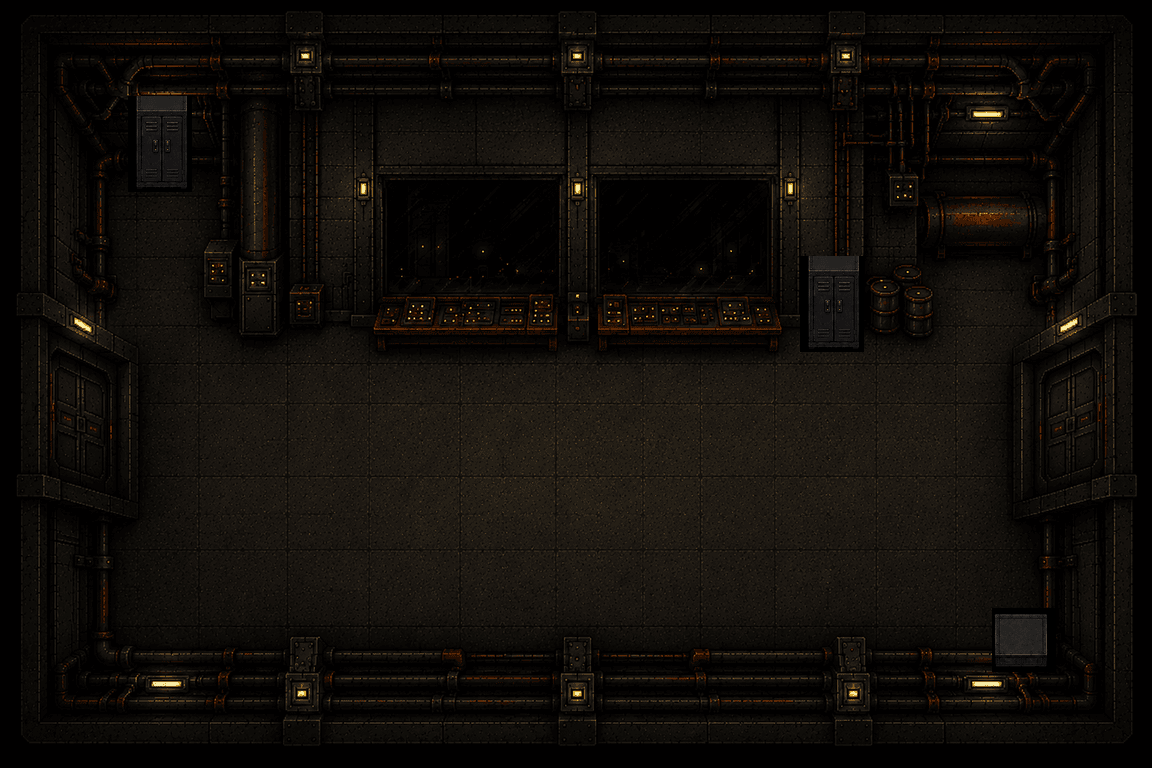

Tiled map render using the project's own tile images. Description and the whole map definition, tile-layer contents included, below:
An orthogonal 36x24 tile map with 32x32 px tiles, 1 tile layer (Tile Layer 1), 2 tilesets and 11 objects (6x wall, 3x locker, backDoor, mainDoor).

<map version="1.10" tiledversion="1.11.2" orientation="orthogonal" renderorder="right-down" width="36" height="24" tilewidth="32" tileheight="32" infinite="0" nextlayerid="3" nextobjectid="12">
 <tileset firstgid="1" source="../tilesets/ridgeBackground.tsx" />
 <tileset firstgid="865" source="../tilesets/darkLockers.tsx" />
 <layer id="1" name="Tile Layer 1" width="36" height="24">
  <data encoding="csv">
1,2,3,4,5,6,7,8,9,10,11,12,13,14,15,16,17,18,19,20,21,22,23,24,25,26,27,28,29,30,31,32,33,34,35,36,
37,38,39,40,41,42,43,44,45,46,47,48,49,50,51,52,53,54,55,56,57,58,59,60,61,62,63,64,65,66,67,68,69,70,71,72,
73,74,75,76,77,78,79,80,81,82,83,84,85,86,87,88,89,90,91,92,93,94,95,96,97,98,99,100,101,102,103,104,105,106,107,108,
109,110,111,112,885,886,115,116,117,118,119,120,121,122,123,124,125,126,127,128,129,130,131,132,133,134,135,136,137,138,139,140,141,142,143,144,
145,146,147,148,903,904,151,152,153,154,155,156,157,158,159,160,161,162,163,164,165,166,167,168,169,170,171,172,173,174,175,176,177,178,179,180,
181,182,183,184,921,922,187,188,189,190,191,192,193,194,195,196,197,198,199,200,201,202,203,204,205,206,207,208,209,210,211,212,213,214,215,216,
217,218,219,220,221,222,223,224,225,226,227,228,229,230,231,232,233,234,235,236,237,238,239,240,241,242,243,244,245,246,247,248,249,250,251,252,
253,254,255,256,257,258,259,260,261,262,263,264,265,266,267,268,269,270,271,272,273,274,275,276,277,278,279,280,281,282,283,284,285,286,287,288,
289,290,291,292,293,294,295,296,297,298,299,300,301,302,303,304,305,306,307,308,309,310,311,312,313,885,886,316,317,318,319,320,321,322,323,324,
325,326,327,328,329,330,331,332,333,334,335,336,337,338,339,340,341,342,343,344,345,346,347,348,349,903,904,352,353,354,355,356,357,358,359,360,
361,362,363,364,365,366,367,368,369,370,371,372,373,374,375,376,377,378,379,380,381,382,383,384,385,921,922,388,389,390,391,392,393,394,395,396,
397,398,399,400,401,402,403,404,405,406,407,408,409,410,411,412,413,414,415,416,417,418,419,420,421,422,423,424,425,426,427,428,429,430,431,432,
433,434,435,436,437,438,439,440,441,442,443,444,445,446,447,448,449,450,451,452,453,454,455,456,457,458,459,460,461,462,463,464,465,466,467,468,
469,470,471,472,473,474,475,476,477,478,479,480,481,482,483,484,485,486,487,488,489,490,491,492,493,494,495,496,497,498,499,500,501,502,503,504,
505,506,507,508,509,510,511,512,513,514,515,516,517,518,519,520,521,522,523,524,525,526,527,528,529,530,531,532,533,534,535,536,537,538,539,540,
541,542,543,544,545,546,547,548,549,550,551,552,553,554,555,556,557,558,559,560,561,562,563,564,565,566,567,568,569,570,571,572,573,574,575,576,
577,578,579,580,581,582,583,584,585,586,587,588,589,590,591,592,593,594,595,596,597,598,599,600,601,602,603,604,605,606,607,608,609,610,611,612,
613,614,615,616,617,618,619,620,621,622,623,624,625,626,627,628,629,630,631,632,633,634,635,636,637,638,639,640,641,642,643,644,645,646,647,648,
649,650,651,652,653,654,655,656,657,658,659,660,661,662,663,664,665,666,667,668,669,670,671,672,673,674,675,676,677,678,679,680,681,682,683,684,
685,686,687,688,689,690,691,692,693,694,695,696,697,698,699,700,701,702,703,704,705,706,707,708,709,710,711,712,713,714,715,961,962,718,719,720,
721,722,723,724,725,726,727,728,729,730,731,732,733,734,735,736,737,738,739,740,741,742,743,744,745,746,747,748,749,750,751,979,980,754,755,756,
757,758,759,760,761,762,763,764,765,766,767,768,769,770,771,772,773,774,775,776,777,778,779,780,781,782,783,784,785,786,787,788,789,790,791,792,
793,794,795,796,797,798,799,800,801,802,803,804,805,806,807,808,809,810,811,812,813,814,815,816,817,818,819,820,821,822,823,824,825,826,827,828,
829,830,831,832,833,834,835,836,837,838,839,840,841,842,843,844,845,846,847,848,849,850,851,852,853,854,855,856,857,858,859,860,861,862,863,864
</data>
 </layer>
 <objectgroup id="2" name="collisions">
  <object id="1" name="wall" x="815.249" y="57.3542" width="310.327" height="45.064" />
  <object id="2" name="wall" x="17.4112" y="663.158" width="1119.43" height="73.7409" />
  <object id="3" name="wall" x="5.12099" y="12.8024" width="47.1122" height="714.879" />
  <object id="4" name="wall" x="23.5563" y="47.6246" width="321.593" height="56.3298" />
  <object id="5" name="wall" x="259.118" y="86.5435" width="653.428" height="203.812" />
  <object id="6" name="wall" x="1088.71" y="29.1893" width="59.4024" height="709.758" />
  <object id="7" name="backDoor" x="51.2091" y="308.279" width="124.95" height="212.006" />
  <object id="8" name="mainDoor" x="988.336" y="313.4" width="110.612" height="206.885" />
  <object id="9" name="locker" x="123.926" y="92.1764" width="78.862" height="131.095" />
  <object id="10" name="locker" x="793.229" y="248.876" width="78.862" height="131.095" />
  <object id="11" name="locker" x="981.679" y="564.324" width="78.862" height="131.095" />
 </objectgroup>
</map>
